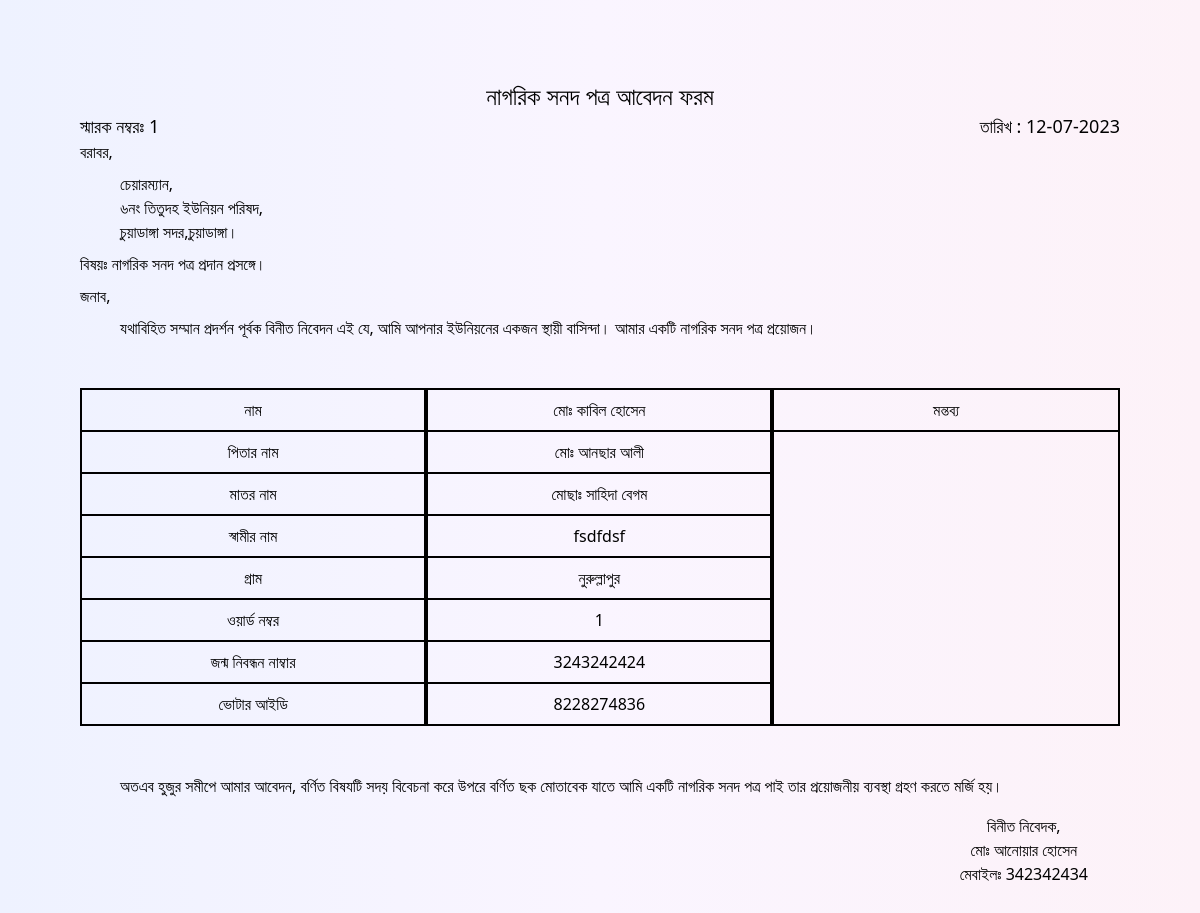
/nagorikabedonreport.php?id=9, run on the app's committed database.
### tables this page shows
CREATE TABLE `nagorik` (
  `id` int(11) NOT NULL,
  `sarok` varchar(255) NOT NULL,
  `name` varchar(255) NOT NULL,
  `fathername` varchar(255) NOT NULL,
  `mothername` varchar(255) NOT NULL,
  `husband` varchar(255) NOT NULL,
  `gram` varchar(255) NOT NULL,
  `word` varchar(255) NOT NULL,
  `birthno` varchar(255) NOT NULL,
  `voterid` varchar(255) NOT NULL,
  `mobileno` varchar(255) NOT NULL,
  `gender` varchar(255) NOT NULL,
  `dakghor` varchar(255) NOT NULL,
  `date` varchar(255) NOT NULL
);

### nagorikabedonreport.php (the view, shortened to what this page needs)
<?php
if (isset($_REQUEST['id'])) {
    $rid = $_REQUEST['id'];
    $query = "SELECT * FROM `nagorik` WHERE id=$rid";
    $poriciti = mysqli_query($con, $query);
    $result = mysqli_fetch_array($poriciti);
}
?>
<!DOCTYPE html>
<html lang="en" dir="ltr">
<head>
    <script src="https://cdn.tailwindcss.com"></script>
</head>
<body class='bg-gradient-to-r from-indigo-50 via-purple-50 to-pink-50 z-40 mb-10'>
    <div class='px-20 py-20 relative'>
        <?php
        $rid = $result['sarok'];
        $name = $result['name'];
        $fathername = $result['fathername'];
        $mothername = $result['mothername'];
        $husband = $result['husband'];
        $gram = $result['gram'];
        $word = $result['word'];
        $birthno = $result['birthno'];
        $voterid = $result['voterid'];
        $mobileno = $result['mobileno'];
        $date = $result['date'];
        ?>
        <p class='text-center font-medium text-2xl'>নাগরিক সনদ পত্র আবেদন ফরম</p>
        <div class="flex justify-between items-center">
            <p class='text-center  text-lg'> স্মারক নম্বরঃ <span><?= $rid ?></span></p>
            <p class='text-center  text-lg'> তারিখ : <span><?= $date ?></span></p>
        </div>
        <p>বরাবর,</p>
        <p class="ml-10 my-2">চেয়ারম্যান, <br>
            ৬নং তিতুদহ ইউনিয়ন পরিষদ, <br>
            চুয়াডাঙ্গা সদর,চুয়াডাঙ্গা।
        </p>
        <p>বিষয়ঃ নাগরিক সনদ পত্র প্রদান প্রসঙ্গে।</p>
        <p class='my-2'>জনাব,</p>
        <p class="ml-10 my-2">যথাবিহিত সম্মান প্রদর্শন পূর্বক বিনীত নিবেদন এই যে, আমি আপনার ইউনিয়নের একজন স্থায়ী
            বাসিন্দা। আমার একটি নাগরিক সনদ পত্র প্রয়োজন।</p>
        <div class="flex flex-col justify-center items-center">
            <div class='flex justify-between  w-full my-10'>
                <div class='w-full text-center font-medium border border-black'>
                    <p class='border border-black px-4 py-2'>নাম</p>
                    <p class='border border-black px-4 py-2'>পিতার নাম</p>
                    <p class='border border-black px-4 py-2'>মাতর নাম</p>
                    <p class='border border-black px-4 py-2'>স্বামীর নাম</p>
                    <p class='border border-black px-4 py-2'>গ্রাম</p>
                    <p class='border border-black px-4 py-2'>ওয়ার্ড নম্বর</p>
                    <p class='border border-black px-4 py-2'>জন্ম নিবন্ধন নাম্বার </p>
                    <p class='border border-black px-4 py-2'>ভোটার আইডি</p>
                </div>
                <div class='w-full text-center border border-black'>
                    <p class='border border-black px-4 py-2'><span><?= $name ?></span></p>
                    <p class='border border-black px-4 py-2'><span><?= $fathername ?></span></p>
                    <p class='border border-black px-4 py-2'><span><?= $mothername ?></span></p>
                    <p class='border border-black px-4 py-2'><span><?= $husband ?></span></p>
                    <p class='border border-black px-4 py-2'><span><?= $gram ?></span></p>
                    <p class='border border-black px-4 py-2'><span><?= $word ?></span></p>
                    <p class='border border-black px-4 py-2'><span><?= $birthno ?></span></p>
                    <p class='border border-black px-4 py-2'><span><?= $voterid ?></span></p>
                </div>
                <div class="w-full border-2 border-black text-center">
                    <p class='border-b-2 border-black px-4 py-2'>মন্তব্য</p>
                </div>
            </div>
        </div>
        <p class="ml-10 my-2">অতএব হুজুর সমীপে আমার আবেদন, বর্ণিত বিষযটি সদয় বিবেচনা করে উপরে বর্ণিত ছক মোতাবেক যাতে আমি
            একটি নাগরিক সনদ পত্র পাই তার প্রয়োজনীয় ব্যবস্থা গ্রহণ করতে মর্জি হয়।</p>
        <div class=' absolute right-28 bottom-0 flex flex-col justify-end items-center'>
            <p>বিনীত নিবেদক,</p>
            <p>মোঃ আনোয়ার হোসেন</p>
            <p>মেবাইলঃ <span><?= $mobileno ?></span></p>
        </div>
    </div>
</body>
</html>

### data on the page
nagorik: sarok "1", date "12-07-2023", name "মোঃ কাবিল হোসেন", fathername "মোঃ আনছার আলী", mothername "মোছাঃ সাহিদা বেগম", husband "fsdfdsf", gram "নুরুল্লাপুর", word "1", birthno "3243242424", voterid "8228274836", mobileno "342342434"
